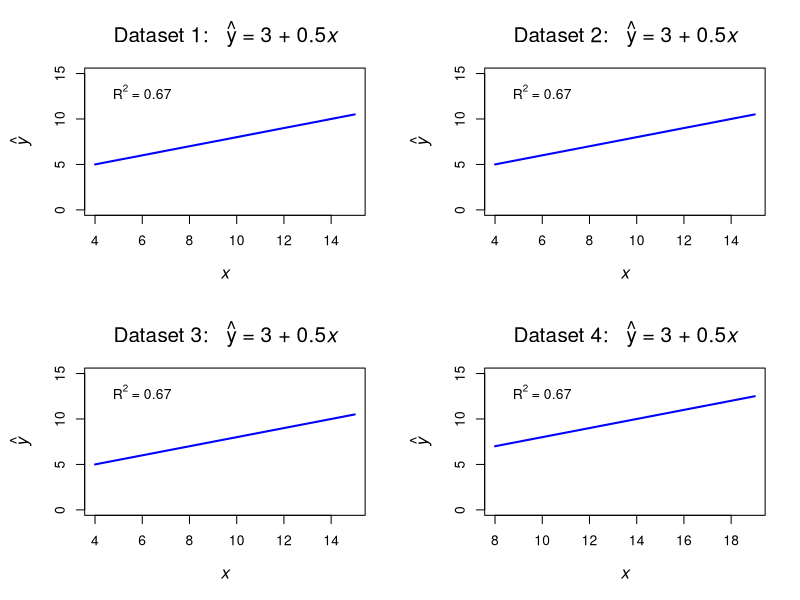
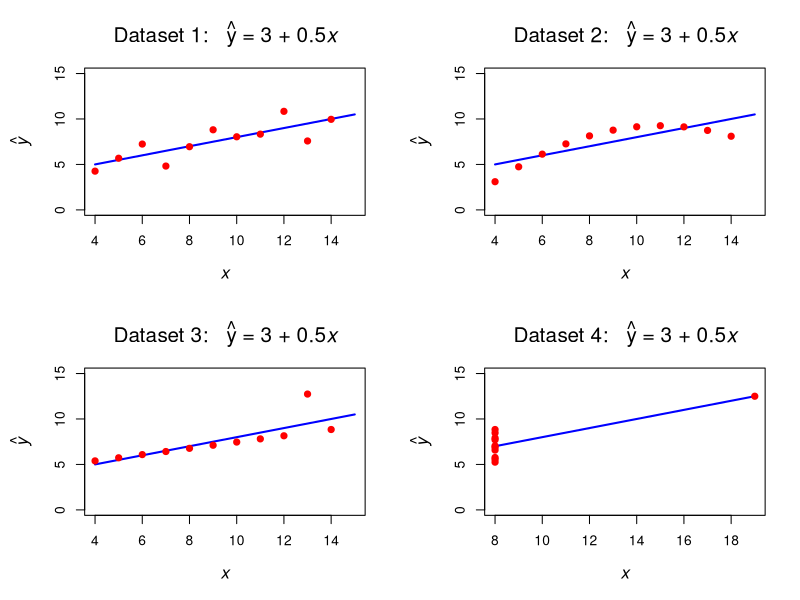
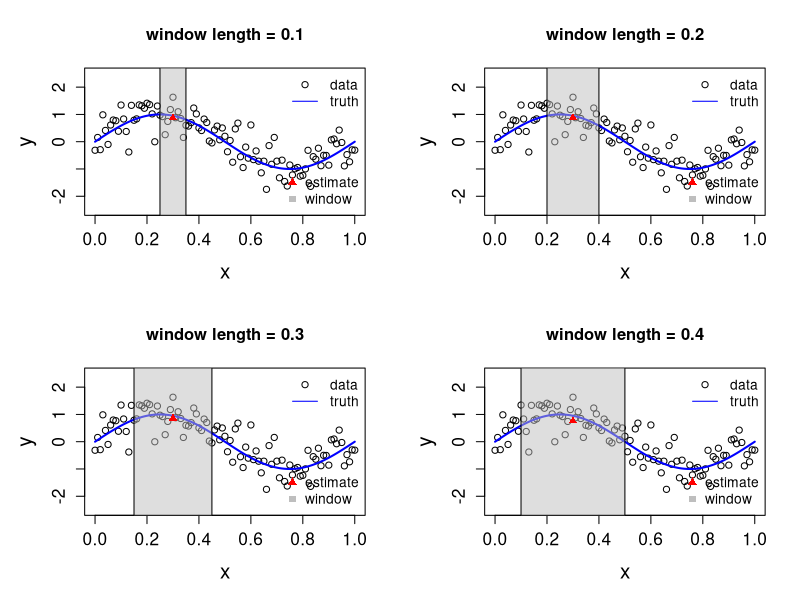
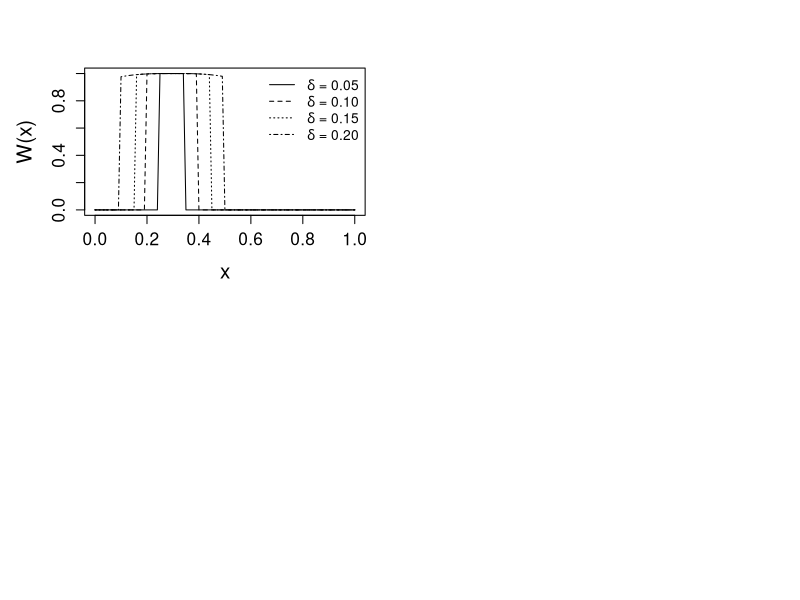
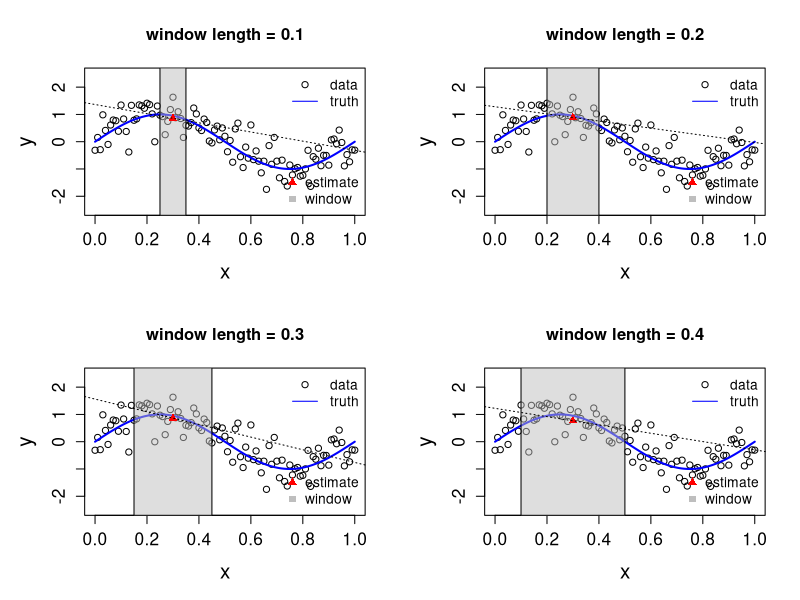
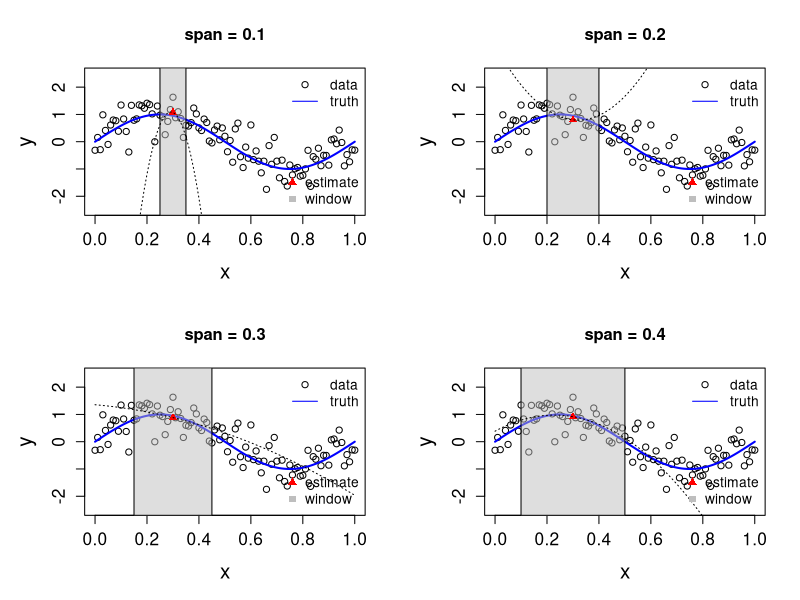
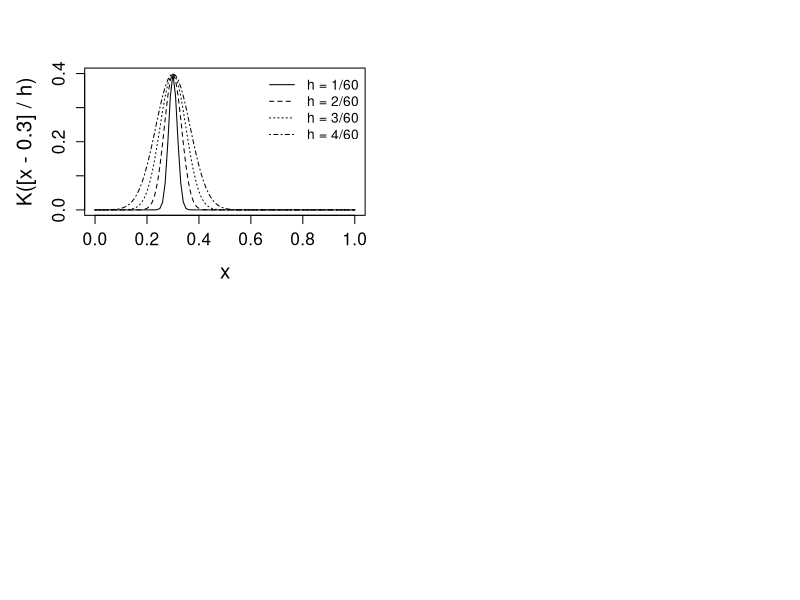
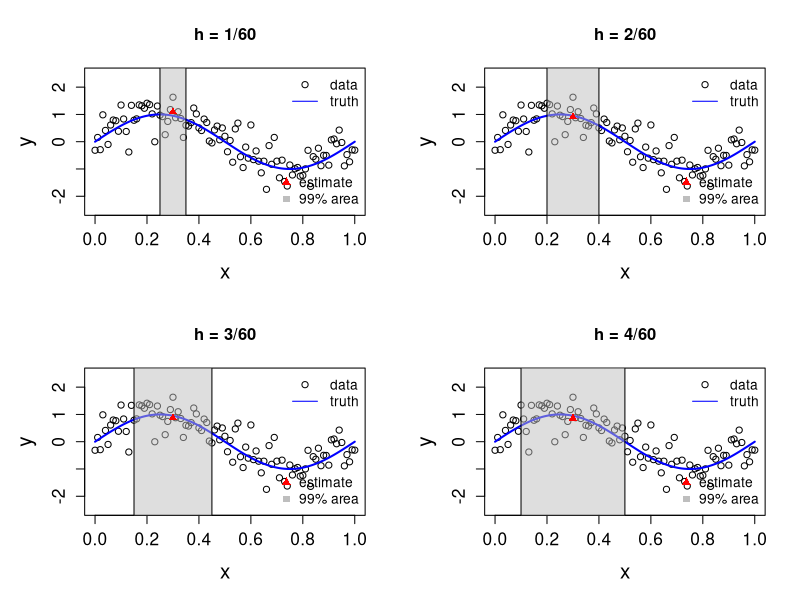

These charts were generated, in order, by the following R code:
## ---- chunk 1
# Consider the dataset anscombe
anscombe

# Fit the linear regression model
lm1 <- lm(y1 ~ x1, data = anscombe)
lm2 <- lm(y2 ~ x2, data = anscombe)
lm3 <- lm(y3 ~ x3, data = anscombe)
lm4 <- lm(y4 ~ x4, data = anscombe)

# print coefficients
coef(lm1)

# check R-squared values
summary(lm1)$r.squared
summary(lm2)$r.squared
summary(lm3)$r.squared
summary(lm4)$r.squared

# plot results
mods <- list(lm1, lm2, lm3, lm4)
par(mfrow = c(2, 2), mar = c(5, 5, 4, 2) + 0.1)
for(j in 1:4){
  xseq <- seq(4, 15, length.out = 20) + ifelse(j == 4, 4, 0)
  coefs <- coef(mods[[j]])
  title <- substitute("Dataset " * jj * ":   " * hat(y) * " = 3 + 0.5" * italic(x),
                      list(jj = j))
  plot(xseq, coefs[1] + coefs[2] * xseq, type = "l", ylim = c(0, 15),
     xlab = expression(italic(x)), ylab = expression(hat(italic(y))),
     main = title, lwd = 2, col = "blue", cex.lab = 1.25, cex.main = 1.5)
  text(6 + ifelse(j == 4, 4, 0), 13, expression(R^2 * " = 0.67"))
}

# plot results with data
mods <- list(lm1, lm2, lm3, lm4)
par(mfrow = c(2, 2), mar = c(5, 5, 4, 2) + 0.1)
for(j in 1:4){
  xseq <- seq(4, 15, length.out = 20) + ifelse(j == 4, 4, 0)
  coefs <- coef(mods[[j]])
  title <- substitute("Dataset " * jj * ":   " * hat(y) * " = 3 + 0.5" * italic(x),
                      list(jj = j))
  plot(xseq, coefs[1] + coefs[2] * xseq, type = "l", ylim = c(0, 15),
     xlab = expression(italic(x)), ylab = expression(hat(italic(y))),
     main = title, lwd = 2, col = "blue", cex.lab = 1.25, cex.main = 1.5)
  points(anscombe[,c(j, j + 4)], pch = 19, col = "red")
}
## ---- chunk 2
# define function and data
set.seed(1)
n <- 101
x <- seq(0, 1, length.out = n)
fx <- sin(2 * pi * x)
y <- fx + rnorm(n, sd = 0.5)

# define x* and color for window
xstar <- 0.3
cols <- rgb(190/255, 190/255, 190/255, alpha = 0.5)

# set-up 2 x 2 subplot
par(mfrow = c(2,2))

# loop through window length (0.1, 0.2, 0.3, 0.4)
for(s in c(0.1, 0.2, 0.3, 0.4)){
  
  # plot data and true function
  plot(x, y, main = paste0("window length = ", s), ylim = c(-2.5, 2.5),
       cex.lab = 1.5, cex.axis = 1.25)
  lines(x, fx, col = "blue", lwd = 2)
  
  # plot window
  window <- c(xstar - s / 2, xstar + s / 2)
  rect(window[1], -3, window[2], 3, col = cols)
  
  # define weights
  w <- rep(0, n)
  w[x >= window[1] & x <= window[2]] <- 1
  
  # plot estimate
  ystar <- sum(y * w) / sum(w)
  points(xstar, ystar, pch = 17, col = "red", cex = 1)
  
  # add legend
  legend("topright", legend = c("data", "truth"),
         pch = c(1, NA), lty = c(NA, 1), col = c("black", "blue"), bty = "n")
  legend("bottomright", legend = c("estimate", "window"),
         pch = c(17, 15), col = c("red", "gray"), bty = "n")
  
}



## ---- chunk 3
# define tricube weight function
tricube <- function(x, delta = 0.1) {
  ifelse(abs(x) < delta, (1 - abs(x)^3)^3, 0)
}

# plot tricube weight function
xstar <- 0.3
plot(x, tricube(x - xstar, 0.1 / 2), t = "l", ylab = "W(x)",
     cex.lab = 1.5, cex.axis = 1.25)
deltas <- c(0.2, 0.3, 0.4)
for(k in 1:3){
  lines(x, tricube(x - xstar, deltas[k] / 2), lty = k + 1)
}
legend("topright", legend = c(expression(delta * " = 0.05"),
                              expression(delta * " = 0.10"),
                              expression(delta * " = 0.15"),
                              expression(delta * " = 0.20")),
       lty = 1:4, bty = "n")




## ---- chunk 4

# Local Linear Regression


# define function and data
set.seed(1)
n <- 101
x <- seq(0, 1, length.out = n)
fx <- sin(2 * pi * x)
y <- fx + rnorm(n, sd = 0.5)

# define x* and color for window
xstar <- 0.3
cols <- rgb(190/255,190/255,190/255,alpha=0.5)

# set-up 2 x 2 subplot
par(mfrow = c(2,2))

# loop through window length (0.1, 0.2, 0.3, 0.4)
for(s in c(0.1, 0.2, 0.3, 0.4)){
  
  # plot data and true function
  plot(x, y, main = paste0("window length = ", s), ylim = c(-2.5, 2.5),
       cex.lab = 1.5, cex.axis = 1.25)
  lines(x, fx, col = "blue", lwd = 2)
  
  # plot window
  window <- c(xstar - s / 2, xstar + s / 2)
  rect(window[1], -3, window[2], 3, col = cols)
  
  # define weights
  w <- tricube(x - xstar, delta = s / 2)
  
  # plot estimate
  X.w <- sqrt(w) * cbind(1, x)
  y.w <- sqrt(w) * y
  beta <- solve(crossprod(X.w)) %*% crossprod(X.w, y.w)
  ystar <- as.numeric(cbind(1, xstar) %*% beta)
  points(xstar, ystar, pch = 17, col = "red", cex = 1)
  
  # add regression line
  abline(beta, lty = 3)
  
  # add legend
  legend("topright", legend = c("data", "truth"),
         pch = c(1, NA), lty = c(NA, 1), col = c("black", "blue"), bty = "n")
  legend("bottomright", legend = c("estimate", "window"),
         pch = c(17, 15), col = c("red", "gray"), bty = "n")
  
}


# Local Quadratic Regression

# define function and data
set.seed(1)
n <- 101
x <- seq(0, 1, length.out = n)
fx <- sin(2 * pi * x)
y <- fx + rnorm(n, sd = 0.5)

# define x* and color for window
xstar <- 0.3
cols <- rgb(190/255,190/255,190/255,alpha=0.5)

# set-up 2 x 2 subplot
par(mfrow = c(2,2))

# loop through spans (0.1, 0.2, 0.3, 0.4)
for(s in c(0.1, 0.2, 0.3, 0.4)){
  
  # plot data and true function
  plot(x, y, main = paste0("span = ", s), ylim = c(-2.5, 2.5),
       cex.lab = 1.5, cex.axis = 1.25)
  lines(x, fx, col = "blue", lwd = 2)
  
  # plot window
  window <- c(xstar - s / 2, xstar + s / 2)
  rect(window[1], -3, window[2], 3, col = cols)
  
  # define weights
  w <- tricube(x - xstar, delta = s / 2)
  
  # plot estimate
  X <- cbind(1, x - 0.5, (x - 0.5)^2)
  X.w <- sqrt(w) * X
  y.w <- sqrt(w) * y
  beta <- solve(crossprod(X.w)) %*% crossprod(X.w, y.w)
  ystar <- as.numeric(cbind(1, xstar - 0.5, (xstar - 0.5)^2) %*% beta)
  points(xstar, ystar, pch = 17, col = "red", cex = 1)
  
  # add regression line
  lines(x, X %*% beta, lty = 3)
  
  # add legend
  legend("topright", legend = c("data", "truth"),
         pch = c(1, NA), lty = c(NA, 1), col = c("black", "blue"), bty = "n")
  legend("bottomright", legend = c("estimate", "window"),
         pch = c(17, 15), col = c("red", "gray"), bty = "n")
  
}


## ---- chunk 5
loess.gcv <- function(x, y){
  nobs <- length(y)
  xs <- sort(x, index.return = TRUE)
  x <- xs$x
  y <- y[xs$ix]
  tune.loess <- function(s){
    lo <- loess(y ~ x, span = s)
    mean((lo$fitted - y)^2) / (1 - lo$trace.hat/nobs)^2
  }
  os <- optimize(tune.loess, interval = c(.01, 99))$minimum
  lo <- loess(y ~ x, span = os)
  list(x = x, y = lo$fitted, df = lo$trace.hat, span = os)
}


## ---- chunk 6
# plot Gaussian kernel function
xstar <- 0.3
plot(x, dnorm((x - xstar) / (1 / 60)), 
     t = "l", ylab = "K([x - 0.3] / h)", cex.lab = 1.5, 
     cex.axis = 1.25, ylim = c(0, 0.4))
for(k in 2:4){
  lines(x, dnorm((x - xstar) / (k / 60)) , lty = k)
}
legend("topright", legend = c("h = 1/60", "h = 2/60", "h = 3/60", "h = 4/60"),
       lty = 1:4, bty = "n")



## ---- chunk 7
# define function and data
set.seed(1)
n <- 101
x <- seq(0, 1, length.out = n)
fx <- sin(2 * pi * x)
y <- fx + rnorm(n, sd = 0.5)

# define x* and color for window
xstar <- 0.3
cols <- rgb(190/255, 190/255, 190/255, alpha = 0.5)

# set-up 2 x 2 subplot
par(mfrow = c(2,2))

# loop through h = c(1, 2, 3, 4) / 60
for(h in c(1:4)/60){
  
  # plot data and true function
  plot(x, y, main = paste0("h = ", h * 60, "/60"), ylim = c(-2.5, 2.5),
       cex.lab = 1.5, cex.axis = 1.25)
  lines(x, fx, col = "blue", lwd = 2)
  
  # plot 99% window
  window <- c(xstar - 3 * h, xstar + 3 * h)
  rect(window[1], -3, window[2], 3, col = cols)
  
  # define weights
  w <- dnorm((x - xstar) / h) 
  w <- w / sum(w)
  
  # plot estimate
  ystar <- sum(y * w)
  points(xstar, ystar, pch = 17, col = "red", cex = 1)
  
  # add legend
  legend("topright", legend = c("data", "truth"),
         pch = c(1, NA), lty = c(NA, 1), col = c("black", "blue"), bty = "n")
  legend("bottomright", legend = c("estimate", "99% area"),
         pch = c(17, 15), col = c("red", "gray"), bty = "n")
  
}


## ---- chunk 8
ksmooth.gcv <- function(x, y){
  nobs <- length(y)
  xs <- sort(x, index.return = TRUE)
  x <- xs$x
  y <- y[xs$ix]
  xdif <- outer(x, x, FUN = "-")
  tune.ksmooth <- function(h){
    xden <- dnorm(xdif / h)
    xden <- xden / rowSums(xden)
    df <- sum(diag(xden))
    fit <- xden %*% y
    mean((fit - y)^2) / (1 - df/nobs)^2
  }
  xrng <- diff(range(x))
  oh <- optimize(tune.ksmooth, interval = c(xrng/nobs, xrng))$minimum
  if(any(oh == c(xrng/nobs, xrng)))
    warning("Minimum found on boundary of search range.\nYou should retune model with expanded range.")
  xden <- dnorm(xdif / oh)
  xden <- xden / rowSums(xden)
  df <- sum(diag(xden))
  fit <- xden %*% y
  list(x = x, y = fit, df = df, h = oh)
}


## ---- chunk 9
# Example: Prestige from Income

# The Prestige dataset (from the car package) contains the prestige of n=102 Canadian occupations from 1971, as well as the average income of the occupation. We will use the nonparametric regression methods to explore the relationship between prestige and income.

# load data
library(car)

data(Prestige)
head(Prestige)

# plot data
plot(Prestige$income, Prestige$prestige, 
     xlab = "Income", ylab = "Prestige")

# local averaging (cv span selection)
locavg <- with(Prestige, supsmu(income, prestige))

# local regression (gcv span selection)
locreg <- with(Prestige, loess.gcv(income, prestige))
locreg$df

# kernel regression (gcv span selection)
kern <- with(Prestige, ksmooth.gcv(income, prestige))
kern$df

# plot data
plot(Prestige$income, Prestige$prestige, xlab = "Income", ylab = "Prestige")

# add fit lines
lines(locavg, lwd = 2)
lines(locreg, lwd = 2, lty = 2, col = "red")
lines(kern, lwd = 2, lty = 3, col = "blue")

# add legend
legend("bottomright", c("supsmu", "loess", "ksmooth"),
       lty = 1:3, lwd = 2, col = c("black", "red", "blue"), bty = "n")

